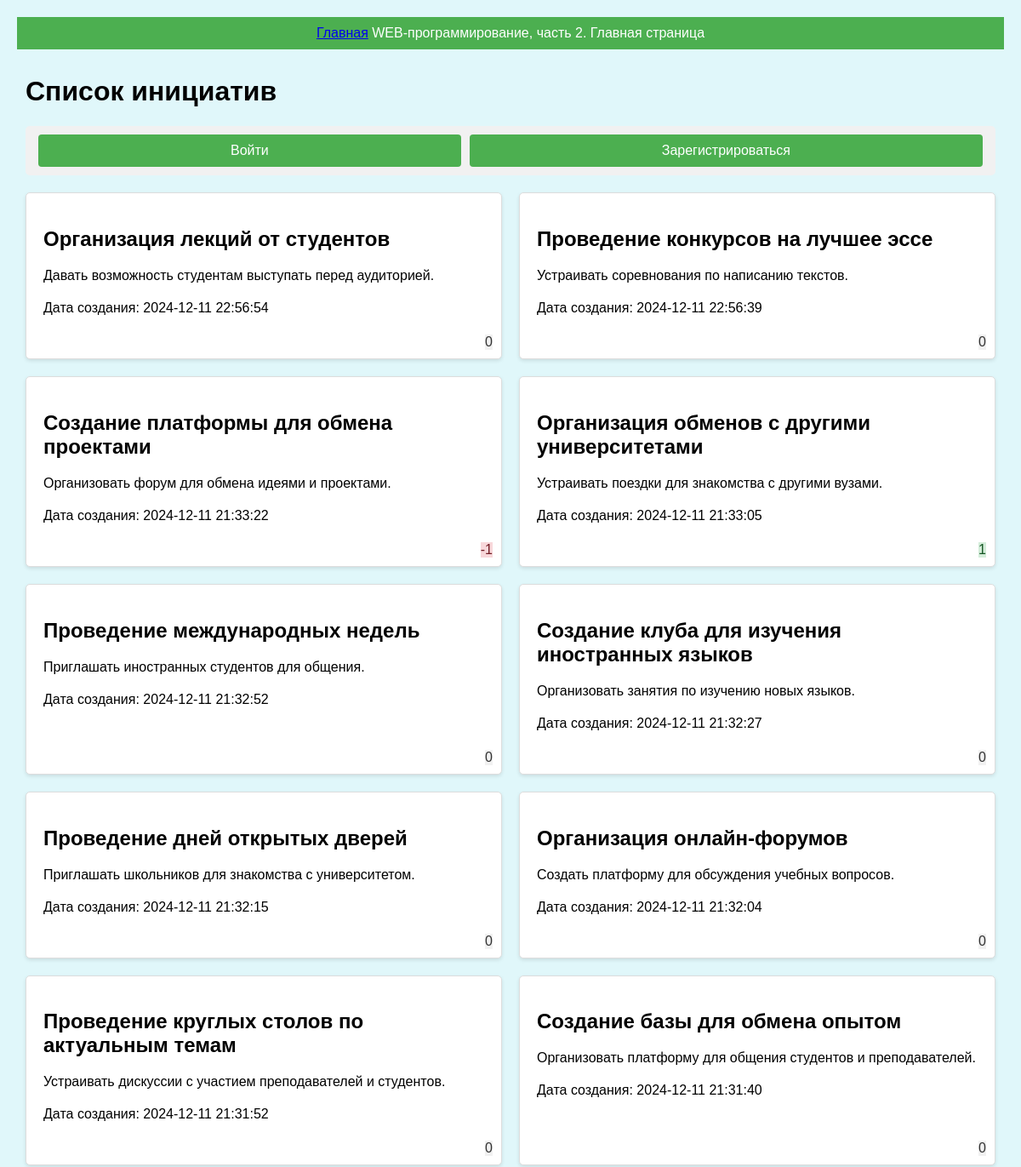
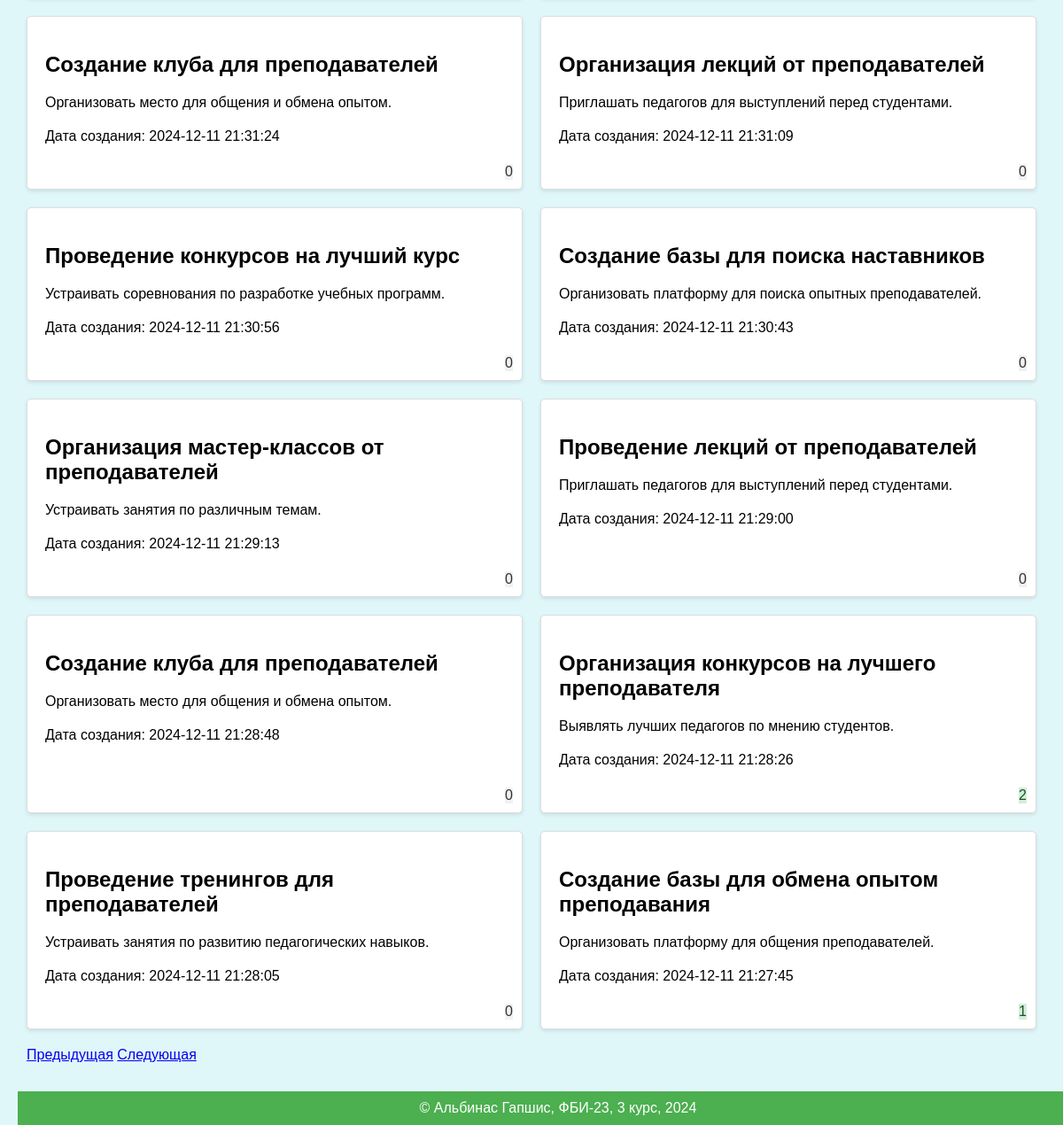
Screenshot of /?page=2 with the database file from the repository (2 pictures, top to bottom).
### models.py (models this page shows, shortened)
class Initiative(db.Model):
    id = db.Column(db.Integer, primary_key=True)
    title = db.Column(db.String(100), nullable=False)
    content = db.Column(db.Text, nullable=False)
    date_created = db.Column(db.DateTime, default=datetime.utcnow)
    user_id = db.Column(db.Integer, db.ForeignKey('user.id'), nullable=False)
    votes = db.relationship('Vote', backref='initiative', lazy=True)
    @property
    def current_rating(self):
        return sum(vote.vote_value for vote in self.votes)
    @property
    def local_date_created(self):
        local_tz = pytz.timezone('Asia/Novosibirsk')
        local_time = self.date_created.replace(tzinfo=pytz.utc).astimezone(local_tz)
        return local_time.strftime('%Y-%m-%d %H:%M:%S')

class Vote(db.Model):
    __tablename__ = 'vote'
    id = db.Column(db.Integer, primary_key=True)
    user_id = db.Column(db.Integer, db.ForeignKey('user.id'), nullable=False)
    initiative_id = db.Column(db.Integer, db.ForeignKey('initiative.id'), nullable=False)
    vote_value = db.Column(db.Integer, nullable=False)

### app.py (the view)
@app.route('/')
def index():
    page = request.args.get('page', 1, type=int)
    initiatives = Initiative.query.order_by(Initiative.date_created.desc()).paginate(page=page, per_page=20)
    return render_template('index.html', initiatives=initiatives)

### templates/index.html (shortened to what this page needs)
{% extends "base.html" %}
{% block lab %}
    Главная страница
{% endblock %}
{% block main %}
    <h1>Список инициатив</h1>
    <div class="button-container">
        {% if 'user_id' in session %}
            <a href="{{ url_for('create_initiative') }}" class="button">Создать инициативу</a>
            <a href="{{ url_for('logout') }}" class="button">Выйти</a>
        {% else %}
            <a href="{{ url_for('login') }}" class="button">Войти</a>
            <a href="{{ url_for('register') }}" class="button">Зарегистрироваться</a>
        {% endif %}
    </div>
    <div class="initiative-block">
        {% for initiative in initiatives.items %}
            <div class="initiative-item">
                <h2>{{ initiative.title }}</h2>
                <p>{{ initiative.content }}</p>
                <p>Дата создания: {{ initiative.local_date_created }}</p>
                <span class="rating {% if initiative.current_rating > 0 %}positive{% elif initiative.current_rating < 0 %}negative{% else %}neutral{% endif %}">
                </span>
                <span class="rating {% if initiative.current_rating > 0 %}positive{% elif initiative.current_rating < 0 %}negative{% else %}neutral{% endif %}">
                    {{ initiative.current_rating }}
                </span>
            </div>
        {% endfor %}
    </div>
    <div class="pagination">
        {% if initiatives.has_prev %}
            <a href="{{ url_for('index', page=initiatives.prev_num) }}">Предыдущая</a>
        {% endif %}
        {% if initiatives.has_next %}
            <a href="{{ url_for('index', page=initiatives.next_num) }}">Следующая</a>
        {% endif %}
    </div>
{% endblock %}

### static/main.css (style rules this page uses)
body { font-family: Arial, sans-serif; margin: 0; padding: 20px; background-color: #e0f7fa; }
.initiative-block { display: flex; flex-wrap: wrap; gap: 20px; margin-bottom: 20px; }
.initiative-item { background-color: #fff; border: 1px solid #ddd; border-radius: 5px; padding: 20px; width: calc(33.333% - 13.333px); box-shadow: 0 2px 4px rgba(0, 0, 0, 0.1); box-sizing: border-box; }
.initiative-item { background-color: #fff; border: 1px solid #ddd; border-radius: 5px; padding: 20px; width: calc(50% - 10px); box-shadow: 0 2px 4px rgba(0, 0, 0, 0.1); box-sizing: border-box; position: relative; padding-bottom: 60px; }
.initiative-item p { margin-bottom: 10px; }
.initiative-item { position: relative; padding-bottom: 40px; }
.rating { position: absolute; bottom: 10px; right: 10px; margin: 0; }
.rating.positive { background-color: #d4edda; color: #155724; }
.rating.negative { background-color: #f8d7da; color: #721c24; }
.rating.neutral { background-color: #f1f1f1; color: #333; }
.button-container { display: flex; justify-content: space-between; background-color: #f1f1f1; padding: 10px; border-radius: 5px; margin-bottom: 20px; }
.button { background-color: #4CAF50; color: white; padding: 10px 20px; border: none; border-radius: 4px; cursor: pointer; text-decoration: none; text-align: center; flex-grow: 1; margin: 0 5px; }
p { margin-top: 20px; }

### rows the page displays
Initiative: title "Организация лекций от студентов", content "Давать возможность студентам выступать перед аудиторией.", local_date_created "2024-12-11 22:56:54", current_rating "0"
Initiative: title "Проведение конкурсов на лучшее эссе", content "Устраивать соревнования по написанию текстов.", local_date_created "2024-12-11 22:56:39", current_rating "0"
Initiative: title "Создание платформы для обмена проектами", content "Организовать форум для обмена идеями и проектами.", local_date_created "2024-12-11 21:33:22", current_rating "-1"
Initiative: title "Организация обменов с другими университетами", content "Устраивать поездки для знакомства с другими вузами.", local_date_created "2024-12-11 21:33:05", current_rating "1"
Initiative: title "Проведение международных недель", content "Приглашать иностранных студентов для общения.", local_date_created "2024-12-11 21:32:52", current_rating "0"
Initiative: title "Создание клуба для изучения иностранных языков", content "Организовать занятия по изучению новых языков.", local_date_created "2024-12-11 21:32:27", current_rating "0"
Initiative: title "Проведение дней открытых дверей", content "Приглашать школьников для знакомства с университетом.", local_date_created "2024-12-11 21:32:15", current_rating "0"
Initiative: title "Организация онлайн-форумов", content "Создать платформу для обсуждения учебных вопросов.", local_date_created "2024-12-11 21:32:04", current_rating "0"
Initiative: title "Проведение круглых столов по актуальным темам", content "Устраивать дискуссии с участием преподавателей и студентов.", local_date_created "2024-12-11 21:31:52", current_rating "0"
Initiative: title "Создание базы для обмена опытом", content "Организовать платформу для общения студентов и преподавателей.", local_date_created "2024-12-11 21:31:40", current_rating "0"
Initiative: title "Создание клуба для преподавателей", content "Организовать место для общения и обмена опытом.", local_date_created "2024-12-11 21:31:24", current_rating "0"
Initiative: title "Организация лекций от преподавателей", content "Приглашать педагогов для выступлений перед студентами.", local_date_created "2024-12-11 21:31:09", current_rating "0"
Initiative: title "Проведение конкурсов на лучший курс", content "Устраивать соревнования по разработке учебных программ.", local_date_created "2024-12-11 21:30:56", current_rating "0"
Initiative: title "Создание базы для поиска наставников", content "Организовать платформу для поиска опытных преподавателей.", local_date_created "2024-12-11 21:30:43", current_rating "0"
Initiative: title "Организация мастер-классов от преподавателей", content "Устраивать занятия по различным темам.", local_date_created "2024-12-11 21:29:13", current_rating "0"
Initiative: title "Проведение лекций от преподавателей", content "Приглашать педагогов для выступлений перед студентами.", local_date_created "2024-12-11 21:29:00", current_rating "0"
Initiative: title "Создание клуба для преподавателей", content "Организовать место для общения и обмена опытом.", local_date_created "2024-12-11 21:28:48", current_rating "0"
Initiative: title "Организация конкурсов на лучшего преподавателя", content "Выявлять лучших педагогов по мнению студентов.", local_date_created "2024-12-11 21:28:26", current_rating "2"
Initiative: title "Проведение тренингов для преподавателей", content "Устраивать занятия по развитию педагогических навыков.", local_date_created "2024-12-11 21:28:05", current_rating "0"
Initiative: title "Создание базы для обмена опытом преподавания", content "Организовать платформу для общения преподавателей.", local_date_created "2024-12-11 21:27:45", current_rating "1"
